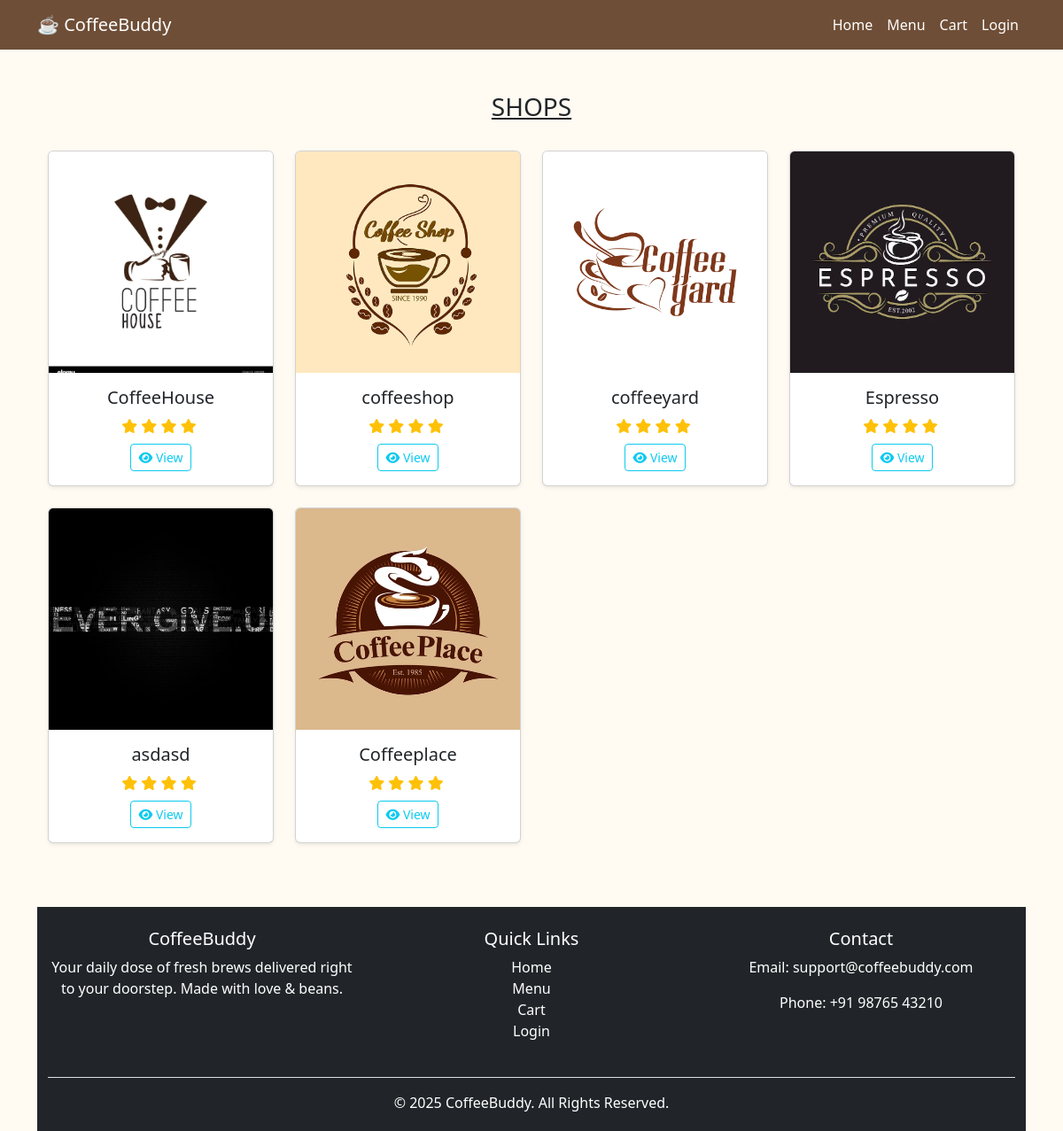
/user/shop.php, run on the app's committed database.
### tables this page shows
CREATE TABLE `shop` (
  `sid` int(11) NOT NULL,
  `sname` varchar(255) NOT NULL,
  `address` varchar(255) NOT NULL,
  `gstin` varchar(255) NOT NULL,
  `gmail` varchar(255) NOT NULL,
  `password` varchar(255) NOT NULL,
  `simage` varchar(255) NOT NULL,
  `status` int(11) NOT NULL DEFAULT 1
);

### classes/DataAccess.class.php (called while the page is built, shortened)
<?php
class DataAccess
{
	private $_con,$_query,$_errors;
	public function __construct()
	{
		if(!$this->_con=mysqli_connect(DB_HOST,DB_USER,DB_PASSWORD,DB_NAME))
		{
			die("connection Error");
		}
	}
	public function query($query)
	{
		if(isset($query))
		{
			$words=explode(' ',$query);
			$this->_query=$query;
			$res=mysqli_query($this->_con,$this->_query);
			if($words[0]=='select' || $words[0]=='Select' || $words[0]=='SELECT')
			{
				if(mysqli_num_rows($res))
				{
					$dataArr=array();
					while($row=mysqli_fetch_assoc($res))
					{
						$dataArr[] = $row;
					}
					return $dataArr;
				}
				else
				{
					return false;
				}
			}
		}
	}
}
?>

### user/shop.php (the view, shortened to what this page needs)
<?php
$dao = new DataAccess();
$q = "SELECT * FROM shop WHERE status=1";
$info = $dao->query($q);
?>
<?php include("nav1.php");	?>
	<div class="plans-section" id="rooms">
				 <div class="container">
<?php
if(isset($_SESSION['email']))
{
?>
 <div class="container">
  <h3 class="title-w3-agileits title-black-wthree text-center"><u>SHOPS</u></h3></br>
  <div class="row">
    <?php
    foreach ($info as $shop) {
        $imagePath = BASE_URL . "uploads/shop/" . $shop["simage"];
        ?>
        <div class="col-md-3 mb-4">
          <div class="card h-100 shadow-sm">
            <img src="<?= $imagePath ?>" class="card-img-top img-fluid" style="height: 250px; object-fit: cover;" alt="<?= $shop["sname"] ?>">
            <div class="card-body text-center">
              <h5 class="card-title"><?= $shop["sname"] ?></h5>
              <div class="mb-2">
                <?php for ($star = 0; $star < 4; $star++): ?>
                    <i class="fa fa-star text-warning"></i>
                <?php endfor; ?>
              </div>
              <a href="product.php?id=<?= $shop["sid"] ?>" class="btn btn-outline-info btn-sm">
  <i class="fa fa-eye"></i> View
</a>
            </div>
          </div>
        </div>
        <?php
    }
}
    ?>
  </div>
</div>
		<?php include("footer1.php");	?>

### user/nav1.php (style rules this page uses)
body { font-family: 'Segoe UI', sans-serif; background-color: #fffaf2; }
.card { transition: transform 0.3s ease; }
.card { height: 100%; display: flex; flex-direction: column; justify-content: space-between; }
.card-img-top { width: 100%; height: 250px; object-fit: cover; }

### data on the page
shop: simage (picture), sname "CoffeeHouse"
shop: simage (picture), sname "coffeeshop"
shop: simage (picture), sname "coffeeyard"
shop: simage (picture), sname "Espresso"
shop: simage (picture), sname "asdasd"
shop: simage (picture), sname "Coffeeplace"
